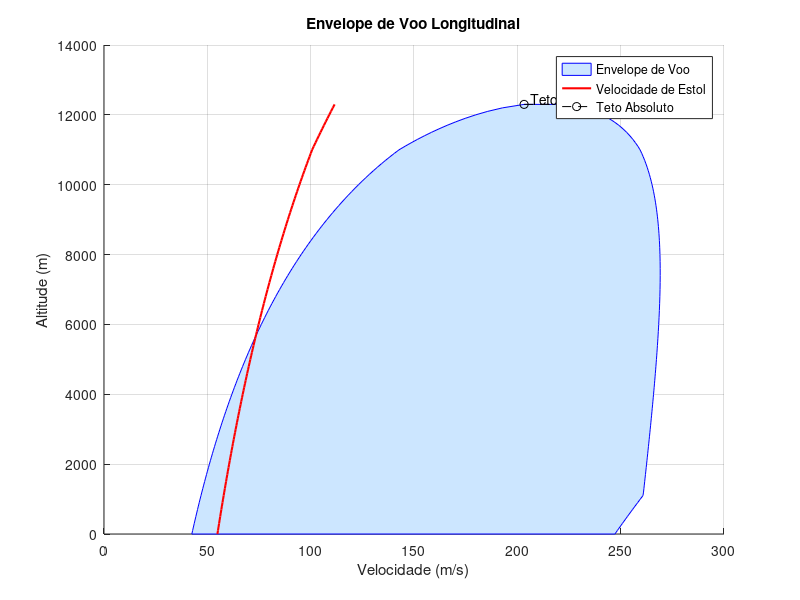

MATLAB code for this plot:
function Ex4()
    %% Dados Básicos
    m_total = 33100;             % Massa total [kg]
    W_total = m_total * 9.81;    % Peso total [N]

    %% Características Aerodinâmicas
    S = 88;                      % Área da asa [m²]
    CL_max = 2.0;                % Coef. de sustentação máximo
    CD0 = 0.015;                 % Coef. de arrasto parasita
    k = 0.05;                    % Fator de arrasto induzido

    %% Propulsão
    T0_single = 27800;           % Tração por motor [N]
    n_engines = 2;               % Número de motores
    delta_T = 1.0;               % Fator de manete (100%)
    
    n_rho = 0.8;                 % Parâmetro empírico para a modelagem da diminuição da tração máxima (F_max) com a altitude em modelos simplificados de envelope de voo.
    %depende do motor utilizado: Pistão 0.7/0.8 ou Turboélice simples 0.8/0.9 ou Turbojato	1.0
    
    F_max = T0_single * n_engines * delta_T;  % Tração máxima total ao nível do mar [N]

    %% Parâmetros
    Vmo_SL = 247.22;             % Velocidade máxima operacional 890km/h (nível do mar) [m/s]
    rho0 = 1.225;                % Densidade ao nível do mar [kg/m³]
    precisao_H = 100;            % Incremento de altitude [m]

    %% Geração do envelope
    plot_envelope_voo_cruzeiro(m_total, k, S, CD0, F_max, rho0, n_rho, CL_max, Vmo_SL, precisao_H);
end

function plot_envelope_voo_cruzeiro(m, k, S, Cd0, F_max, rho0, n_rho, CL_max, Vmo_SL, precisao_H)
    g = 9.81;
    
    % Determinar o teto absoluto
    Tmin = 2 * m * g * sqrt(k * Cd0);
    rho_teto = rho0 * (Tmin / F_max)^(1 / n_rho);
    H_teto = fzero(@(H) atmosferaISA(H) - rho_teto, 10000);
    H_vec = 0:precisao_H:ceil(H_teto);

    % Inicialização de vetores
    n = length(H_vec);
    V_min_vec = zeros(1, n);
    V_max_vec = zeros(1, n);
    V_estol_vec = zeros(1, n);

    % Cálculo das velocidades em cada altitude
    for i = 1:n
        H_i = H_vec(i);
        rho = atmosferaISA(H_i);

        % Estol
        V_estol_vec(i) = sqrt(2 * m * g / (rho * S * CL_max));

        % Velocidades mínima e máxima possíveis em cruzeiro permanente
        [Vmin, Vmax] = V_min_max_cruzeiro(m, H_i, S, Cd0, k, F_max, rho0, n_rho);
        Vmo = Vmo_SL * sqrt(rho0 / rho); % Limite por Vmo
        V_min_vec(i) = Vmin;
        V_max_vec(i) = min(Vmax, Vmo);
    end

    % Plot
    figure('Name','Envelope de Voo Longitudinal de Cruzeiro');
    hold on; grid on;
    fill([V_min_vec fliplr(V_max_vec)], [H_vec fliplr(H_vec)], [0.8 0.9 1], 'EdgeColor','b', 'DisplayName', 'Envelope de Voo');
    plot(V_estol_vec, H_vec, 'r-', 'LineWidth', 1.5, 'DisplayName', 'Velocidade de Estol');

    % Teto absoluto
    plot([V_min_vec(end) V_max_vec(end)], [H_vec(end) H_vec(end)], 'ko--', 'DisplayName', 'Teto Absoluto');
    text(V_min_vec(end), H_vec(end), sprintf('  Teto: %.0f m', H_vec(end)), 'VerticalAlignment', 'bottom');

    xlabel('Velocidade (m/s)');
    ylabel('Altitude (m)');
    title(sprintf('Envelope de Voo Longitudinal', m));
    legend('Location', 'best');
    hold off;

    % Impressão dos resultados finais
    fprintf('Teto absoluto de voo: %.2f metros\n', H_vec(end));
    fprintf('Velocidade máxima alcançável: %.2f m/s\n', max(V_max_vec));
end

function [V_min, V_max] = V_min_max_cruzeiro(m, H, S, Cd0, k, F_max, rho0, n_rho)
    rho = atmosferaISA(H);
    g = 9.81;
    a = 0.5 * rho * S * Cd0;
    b = -F_max * (rho / rho0)^n_rho;
    c = 2 * k * (m * g)^2 / (rho * S);
    raizes = roots([a, b, c]);
    raizes_reais = raizes(imag(raizes) == 0 & real(raizes) > 0);
    V_roots = sqrt(real(raizes_reais));
    V_min = min(V_roots);
    V_max = max(V_roots);
end

function [rho, T, p] = atmosferaISA(H) %exercício 1
    % Constantes
    R = 287;                % Constante dos gases [J/kg·K]
    g = 9.80665;            % Gravidade [m/s²]
    rho_SL = 1.225;         % Densidade ao nível do mar [kg/m³]
    T_SL = 15 + 273.15;     % Temperatura ao nível do mar [K] = 15°C
    gradT = -6.5 / 1000;    % Gradiente térmico da troposfera [K/m]

    if H <= 11000  % Troposfera
        T = T_SL + gradT * H;
        rho = rho_SL * (1 + (gradT * H)/T_SL)^(-g/(R * gradT) - 1);
        p = rho * R * T;
    else  % Estratosfera até 20.000 m
        T11 = T_SL + gradT * 11000;
        rho_11 = atmosferaISA(11000); % Chama a função para obter a densidade a 11.000 m
        T = T11;
        rho = rho_11 * exp(-g * (H - 11000)/(R * T11));
        p = rho * R * T;
    end
end
